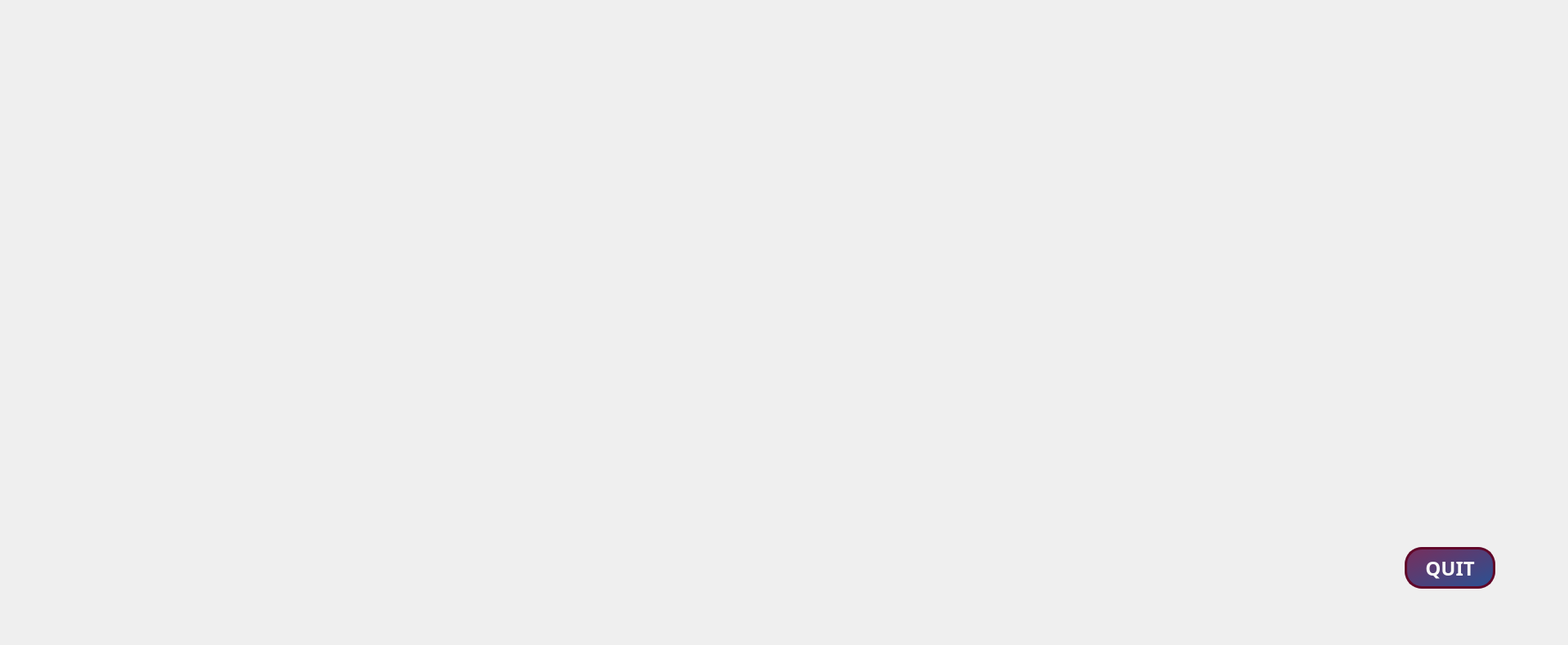
<?xml version="1.0" encoding="UTF-8"?>
<ui version="4.0">
 <class>MainWindow</class>
 <widget class="QMainWindow" name="MainWindow">
  <property name="geometry">
   <rect>
    <x>0</x>
    <y>0</y>
    <width>1920</width>
    <height>790</height>
   </rect>
  </property>
  <property name="windowTitle">
   <string>Asteroids Escape</string>
  </property>
  <property name="windowIcon">
   <iconset resource="res/textures.qrc">
    <normaloff>:/logo.png</normaloff>:/logo.png</iconset>
  </property>
  <property name="styleSheet">
   <string notr="true">background-image: url(:/background3.jpg);</string>
  </property>
  <widget class="QWidget" name="centralwidget">
   <widget class="QLabel" name="camera">
    <property name="geometry">
     <rect>
      <x>1060</x>
      <y>120</y>
      <width>771</width>
      <height>541</height>
     </rect>
    </property>
    <property name="styleSheet">
     <string notr="true">background: rgba(255, 255, 255, 0);</string>
    </property>
    <property name="text">
     <string/>
    </property>
   </widget>
   <widget class="MyGLWidget" name="glWidget" native="true">
    <property name="geometry">
     <rect>
      <x>10</x>
      <y>10</y>
      <width>810</width>
      <height>720</height>
     </rect>
    </property>
    <property name="styleSheet">
     <string notr="true">background: rgba(255, 255, 255, 0);</string>
    </property>
   </widget>
   <widget class="QLabel" name="timerLabel">
    <property name="geometry">
     <rect>
      <x>1060</x>
      <y>10</y>
      <width>541</width>
      <height>51</height>
     </rect>
    </property>
    <property name="font">
     <font>
      <family>OCR A Extended</family>
      <pointsize>20</pointsize>
      <italic>false</italic>
      <bold>false</bold>
     </font>
    </property>
    <property name="styleSheet">
     <string notr="true">background: rgba(255, 255, 255, 0);
color: rgba(251,251, 249, 255);</string>
    </property>
    <property name="text">
     <string/>
    </property>
   </widget>
   <widget class="QPushButton" name="quitButton">
    <property name="geometry">
     <rect>
      <x>1720</x>
      <y>670</y>
      <width>111</width>
      <height>51</height>
     </rect>
    </property>
    <property name="font">
     <font>
      <family>Agency FB</family>
      <pointsize>18</pointsize>
      <bold>true</bold>
     </font>
    </property>
    <property name="styleSheet">
     <string notr="true">color: rgb(251, 251, 249);
background: qlineargradient(spread:pad, x1:0, y1:0, x2:1, y2:1, stop:0 rgba(120, 46, 92, 255), stop:1 rgba(41, 82, 148, 255));
border: 3px solid rgb(97, 6, 41);
border-radius:21px;</string>
    </property>
    <property name="text">
     <string>QUIT</string>
    </property>
   </widget>
  </widget>
 </widget>
 <customwidgets>
  <customwidget>
   <class>MyGLWidget</class>
   <extends>QWidget</extends>
   <header location="global">myglwidget.h</header>
   <container>1</container>
   <slots>
    <slot>asteroidsChange(int)</slot>
   </slots>
  </customwidget>
 </customwidgets>
 <resources>
  <include location="res/textures.qrc"/>
 </resources>
 <connections/>
 <slots>
  <signal>asteroidsChange(int)</signal>
 </slots>
</ui>
